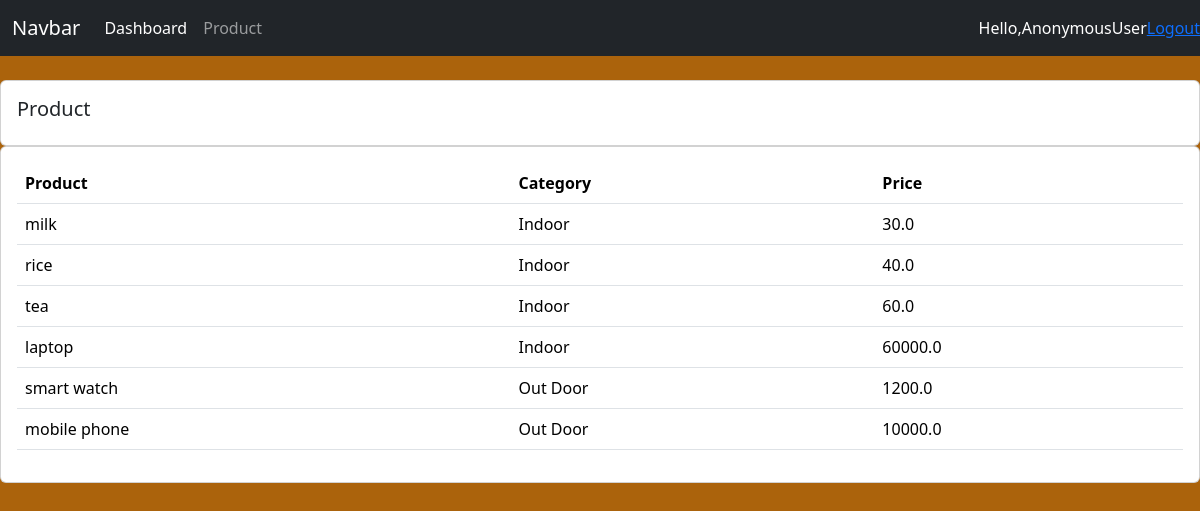
The app's page /product/ with its own data.
### person/models.py (models this page shows, shortened)
class Product(models.Model):
    CATEGORY=(
        ('Indoor','Indoor'),
        ('Out Door','Out Door')
    )
    name=models.CharField(max_length=200,null=True)
    price=models.FloatField(null=True)
    category=models.CharField(max_length=200,null=True,choices=CATEGORY)
    description=models.CharField(max_length=200,null=True,blank=True)
    date_created=models.DateTimeField(auto_now_add=True,null=True)
    tags=models.ManyToManyField(Tag)

### person/views.py (the view)
# urls.py: path('product/',views.pro,name='product'),
def pro(request):
    product = Product.objects.all()
    context = {'product':product}
    return render(request, 'person/product.html', context)

### templates/person/product.html
{% extends 'base.html' %}
{% block content %}
<br>
<div class="row">
    <div class="col-md">
        <div class="card card-body">
            <h5> Product</h5>
        </div>
        <div class="card card-body">
            <table class=" table">
                <tr>
                    <th>Product</th>
                    <th>Category</th>
                    <th>Price</th>
                </tr>
                {% for i in product %}
                <tr>
                    <td>{{i.name}}</td>
                    <td>{{i.category}}</td>
                    <td>{{i.price}}</td>
                </tr>
                {% endfor %}
            </table>
        </div>
    </div>
</div>
{% endblock %}

### static/css/mystyle.css (style rules this page uses)
body { background-color:rgb(171, 99, 12); }

### records on screen
Product: name "milk", category "Indoor", price "30.0"
Product: name "rice", category "Indoor", price "40.0"
Product: name "tea", category "Indoor", price "60.0"
Product: name "laptop", category "Indoor", price "60000.0"
Product: name "smart watch", category "Out Door", price "1200.0"
Product: name "mobile phone", category "Out Door", price "10000.0"

### other values on screen
{{ request.user }} "AnonymousUser"
